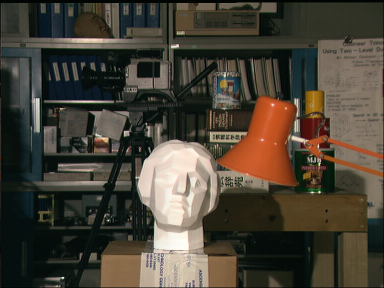
#> input picture data/tsucuba_left.png, 384 x 288 px
$ python task2.py
#> lines starting #> are read from the running program, lines starting #| are printed output that depends on the picture
import cv2
import numpy as np
import random


def epipolar_geometry():
    original_1 = cv2.imread('../data/tsucuba_left.png')
#> original_1 is the input picture: shape (288, 384, 3); mean B, G, R 54.7, 66.6, 73.2
    original_2 = cv2.imread('../data/tsucuba_right.png')
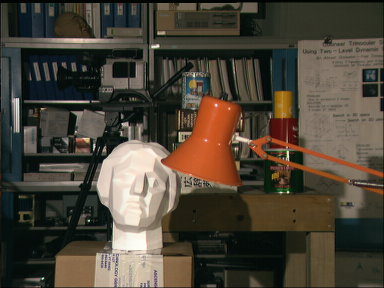
#> input picture data/tsucuba_right.png, 384 x 288 px
#> original_2 is the input picture: shape (288, 384, 3); mean B, G, R 55.6, 68.2, 75.9
    img1 = cv2.imread('../data/tsucuba_left.png', 0)
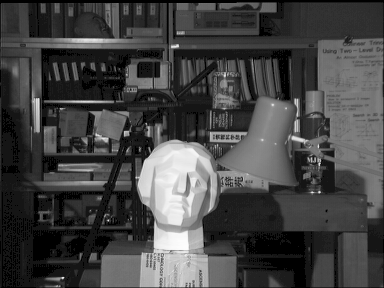
#> img1: shape (288, 384); min 0, max 253, mean 68.4
    img2 = cv2.imread('../data/tsucuba_right.png', 0)
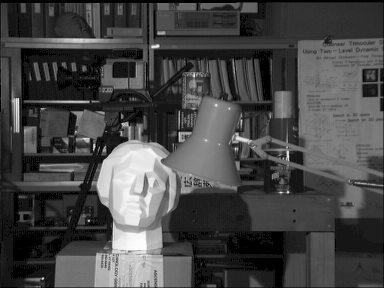
#> img2: shape (288, 384); min 0, max 253, mean 70.3
    # Initiate SIFT detector
    sift = cv2.xfeatures2d.SIFT_create()
    print (img1.dtype)
#| uint8
    print (img2.dtype)
#| uint8
    # find the keypoints and descriptors with SIFT
    kp1, des1 = sift.detectAndCompute(img1, None)
#> kp1 = 760 keypoints; strongest (x, y, size): (174, 178, 47.1), (177, 46, 2.7), (126, 133, 3.8), (36, 102, 5.7)
    kp2, des2 = sift.detectAndCompute(img2, None)
#> kp2 = 764 keypoints; strongest (x, y, size): (94, 146, 1.9), (132, 178, 47.5), (157, 46, 2.7), (288, 153, 2)
    keypoint1 = original_1.copy()
    keypoint2 = original_2.copy()
    cv2.drawKeypoints(original_1, kp1, keypoint1)
    cv2.drawKeypoints(original_2, kp2, keypoint2)
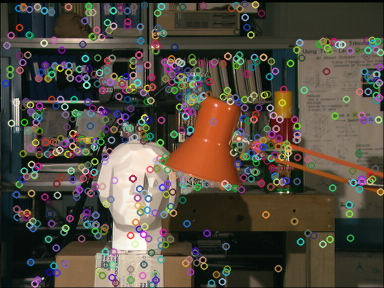
#> keypoint2: shape (288, 384, 3); mean B, G, R 64.1, 75.2, 82.2
    cv2.imwrite("../Task2/task2_sift1.jpg", keypoint1)
    cv2.imwrite("../Task2/task2_sift2.jpg", keypoint2)
    # create FLANN matcher object
    FLANN_INDEX_KDTREE = 1
    index_params = dict(algorithm=FLANN_INDEX_KDTREE, trees=5)
    search_params = dict(checks=50)
    flann = cv2.FlannBasedMatcher(index_params, search_params)
    matches = flann.knnMatch(des1, des2, k=2)
#> matches = 760 matches
    good = []
    for m,n in matches:
        if m.distance < 0.75*n.distance:
            good.append(m)
#> after the loop, good = 285 matches

    src_pts = np.float32([ kp1[m.queryIdx].pt for m in good ])
#> src_pts = 285 pairs, first value 30.2 to 377.5, second value 3.59 to 284.5
    dst_pts = np.float32([ kp2[m.trainIdx].pt for m in good ])
#> dst_pts = 285 pairs, first value 9.72 to 375.6, second value 3.54 to 284.5

    img_knn = cv2.drawMatches(original_1, kp1, original_2, kp2, good, None)
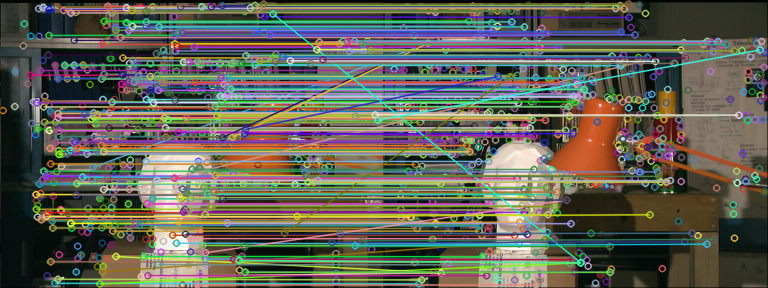
#> img_knn: shape (288, 768, 3); mean B, G, R 85.5, 97.6, 97.8
    cv2.imwrite("../Task2/task2_matches_knn.jpg", img_knn)

    F, mask = cv2.findFundamentalMat(src_pts,dst_pts,cv2.RANSAC)
#> F = [[7.67e-07, -9.99e-05, 0.0266], [0.000124, -9.75e-06, 0.322], [-0.0307, -0.325, 1]]; mask = 285 values, max 1 at index 0, min 0 at index 76, mean 0.951
    print("F :{}".format(F))
#| F :[[ 7.66615068e-07 -9.99158788e-05  2.66243027e-02]
#|  [ 1.24117012e-04 -9.74838074e-06  3.22241206e-01]
#|  [-3.07358210e-02 -3.25108782e-01  1.00000000e+00]]

    stereoMatcher = cv2.StereoBM_create()
    stereoMatcher.setMinDisparity(6)
    stereoMatcher.setNumDisparities(48)
    stereoMatcher.setBlockSize(21)

    stereoMatcher.setSpeckleRange(15)
    stereoMatcher.setSpeckleWindowSize(40)

    disparity = stereoMatcher.compute(img1, img2)
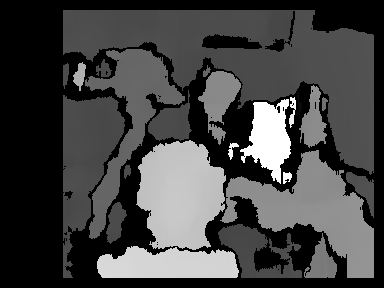
#> disparity: shape (288, 384) int16; min 80, max 848, mean 284.9; drawn with min black and max white

    cv2.imwrite("../Task2/disparity.jpg", disparity)
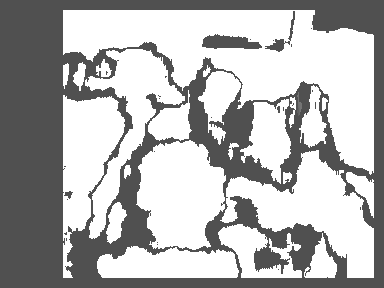
#> saved as disparity.jpg: shape (288, 384); min 80, max 255, mean 178.7

    src_pts = np.int32(src_pts)
#> src_pts = 285 pairs, first value 30 to 377, second value 3 to 284
    dst_pts = np.int32(dst_pts)
#> dst_pts = 285 pairs, first value 9 to 375, second value 3 to 284
    pts1 = src_pts[mask.ravel()==1]
#> pts1 = 271 pairs, first value 30 to 374, second value 3 to 284
    pts2 = dst_pts[mask.ravel()==1]
#> pts2 = 271 pairs, first value 9 to 354, second value 3 to 284

    def drawlines(img1,img2,lines,pts1,pts2):
        r,c = img1.shape
        img1 = cv2.cvtColor(img1,cv2.COLOR_GRAY2BGR)
        img2 = cv2.cvtColor(img2,cv2.COLOR_GRAY2BGR)
        for r,pt1,pt2 in zip(lines,pts1,pts2):
            color = tuple(np.random.randint(0,255,3).tolist())
            x0,y0 = map(int, [0, -r[2]/r[1] ])
            x1,y1 = map(int, [c, -(r[2]+r[0]*c)/r[1] ])
            img1 = cv2.line(img1, (x0,y0), (x1,y1), color,1)
            img1 = cv2.circle(img1,tuple(pt1),5,color,-1)
            img2 = cv2.circle(img2,tuple(pt2),5,color,-1)
        return img1,img2

    lines1 = cv2.computeCorrespondEpilines(pts1.reshape(-1,1,2), 2,F)
#> lines1 = 271 rows, first 8: [-0.0653, -0.998, 77.82], [-0.0472, -0.999, 124.8], [-0.0201, -1, 195], [-0.0201, -1, 195], [-0.0148, -1, 208.5], [-0.0547, -0.999, 105.5], [-0.0118, -1, 216.3], [-0.0449, -0.999, 130.9]
    lines1 = lines1.reshape(-1,3)
#> (the run stopped early here; a loop or call above may not have finished)
